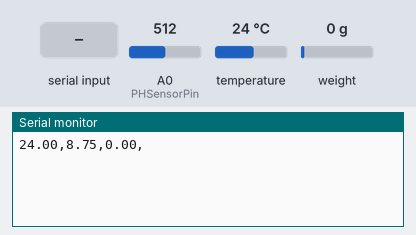
A sketch run on a simulated ESP8266 (NodeMCU). Parts: the last lines printed to the serial monitor. The test bench sets the inputs (shaded band); at power-on: temperature 24 °C, weight on the scale 0 g, A0 (PHSensorPin) = 512. EEPROM starts erased.

Above: at 3.6 s.
3.7 s: temperature set to 12 °C
At 4.7 s:
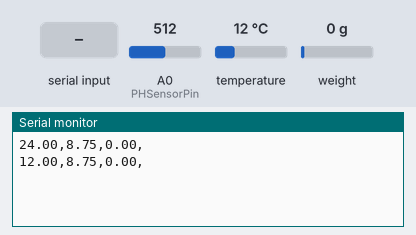
5.2 s: weight on the scale set to 100 g
At 6.5 s:
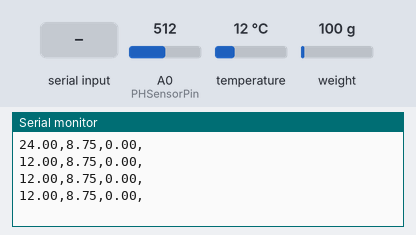
6.7 s: A0 (PHSensorPin) set to 716
At 7.4 s:
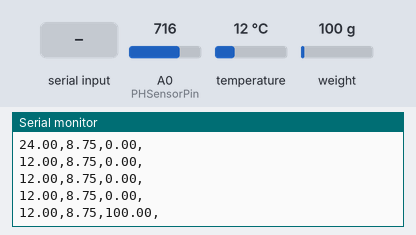
8.2 s: "t" received over Serial
9.7 s: temperature set to 19 °C
At 10.8 s:
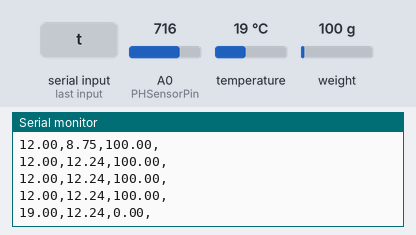
11.2 s: weight on the scale set to 1250 g
At 12.6 s:
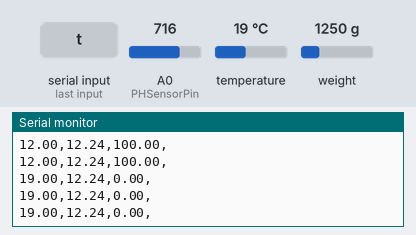
Timing chart, 0 to 13.7 s (numbered marks = the images above; inputs shaded):
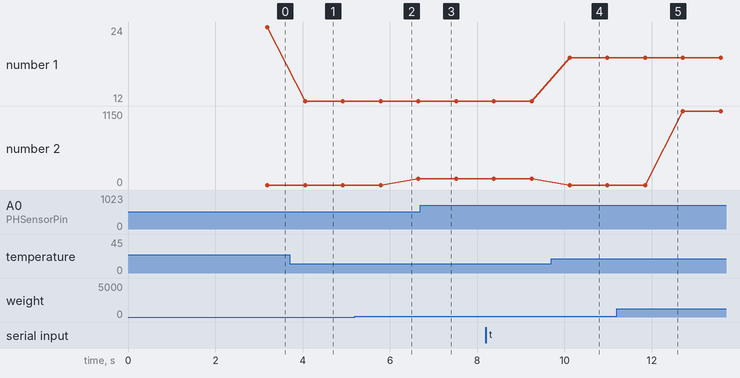

Measured:
- after the input at 3.7 s, the serial monitor: prints a new line after 0.36 s (image 1)
- after the input at 9.7 s, the serial monitor: prints a new line after 0.42 s (image 4)
- plotted number 1: 24 → 12 after the input at 3.7 s, 12 → 19 after the input at 9.7 s
- plotted number 2: 0 → 100 after the input at 5.2 s, 0 → 1150 after the input at 11.2 s

The sketch:

Arduino-Uno1.2.ino
```cpp
#include <HX711_ADC.h>
#include <EEPROM.h>
#include <OneWire.h>
#include <U8glib.h>
#include <stdlib.h>
#include <DallasTemperature.h>
String Final_Values1;

//**************LOADCELL***************
const int HX711_dout = 4; //mcu > HX711 dout pin
const int HX711_sck = 5; //mcu > HX711 sck pin

//HX711 constructor:
HX711_ADC LoadCell(HX711_dout, HX711_sck);

const int calVal_eepromAdress = 0;
long t;
float final1;

//**********ULTRASONIC SENSOR**********
//#define echoPin 6
//#define trigPin 7

//long duration;
//int distance;

//****************WATERTEMP************
#define ONE_WIRE_BUS 3

OneWire oneWire(ONE_WIRE_BUS);
DallasTemperature water_temp_probe(&oneWire);

//const char DEGREE_SYMBOL[] = { 0xB0, '\0' };
double water_temp=0;
double ideal_min_temperature = 28.00;
double ideal_max_temperature = 33.00;

//****************PH*******************
#define PHSensorPin A0
int buf[10],temp;
unsigned long int avgValue;

void setup()
{
 // pinMode (trigPin, OUTPUT);
  //pinMode (echoPin, INPUT);
  Serial.begin(9600); delay(10);
  water_temp_probe.begin();

  LoadCell.begin();
  float calibrationValue; // calibration value (see example file "Calibration.ino")
  calibrationValue = 696.0; // uncomment this if you want to set the calibration value in the sketch
#if defined(ESP8266)|| defined(ESP32)
  //EEPROM.begin(512); // uncomment this if you use ESP8266/ESP32 and want to fetch the calibration value from eeprom
#endif
  EEPROM.get(calVal_eepromAdress, calibrationValue); // uncomment this if you want to fetch the calibration value from eeprom

  long stabilizingtime = 2000; // preciscion right after power-up can be improved by adding a few seconds of stabilizing time
  boolean _tare = true; //set this to false if you don't want tare to be performed in the next step
  LoadCell.start(stabilizingtime, _tare);
  if (LoadCell.getTareTimeoutFlag()) {
    //Serial.println("Timeout, check MCU>HX711 wiring and pin designations");
    while (1);
  }
  else {
    LoadCell.setCalFactor(calibrationValue); // set calibration value (float)
    //Serial.println("Startup is complete");
  }
}

void loop() {


  static boolean newDataReady = 0;
  const int serialPrintInterval = 0; //increase value to slow down serial print activity

  // check for new data/start next conversion:
  if (LoadCell.update()) newDataReady = true;

  // get smoothed value from the dataset:
  if (newDataReady) {
    if (millis() > t + serialPrintInterval) {
      float i = LoadCell.getData();
      //Serial.print("Load_cell output val: ");
      //Serial.println(i);
      final1 = i;
      newDataReady = 0;
      t = millis();
    }
  }

  // receive command from serial terminal, send 't' to initiate tare operation:
  if (Serial.available() > 0) {
    float i;
    char inByte = Serial.read();
    if (inByte == 't') LoadCell.tareNoDelay();
  }

  // check if last tare operation is complete:
  if (LoadCell.getTareStatus() == true) {
    //Serial.println("Tare complete");
  }

//****************WATERTEMP************
  water_temp_probe.requestTemperatures();
  water_temp=water_temp_probe.getTempCByIndex(0);

    //**********ULTRASONIC SENSOR**********
   //Clears the trigPin condition
 // digitalWrite(trigPin, LOW);
 // delayMicroseconds(2);
   //Sets the trigPin HIGH (ACTIVE) for 10 microseconds
  //digitalWrite(trigPin, HIGH);
  //delayMicroseconds(10);
  //digitalWrite(trigPin, LOW);
   //Reads the echoPin, returns the sound wave travel time in microseconds
 // duration = pulseIn(echoPin, HIGH);
   //Calculating the distance
  //distance = duration * 0.034 / 10; // Speed of sound wave divided by 2 (go and back)
   //Displays the distance on the Serial Monitor

//****************PH*******************

for(int i=0;i<10;i++)       //Get 10 sample value from the sensor for smooth the value
  {
    buf[i]=analogRead(PHSensorPin);
    //delay(10);
  }
  for(int i=0;i<9;i++)        //sort the analog from small to large
  {
    for(int j=i+1;j<10;j++)
    {
      if(buf[i]>buf[j])
      {
        temp=buf[i];
        buf[i]=buf[j];
        buf[j]=temp;
      }
    }
  }
  avgValue=0;
  for(int i=2;i<8;i++)                      //take the average value of 6 center sample
  avgValue+=buf[i];
  float phValue=(float)avgValue*5.0/1024/6; //convert the analog into millivolt
  phValue=3.5*phValue;                      //convert the millivolt into pH value
  //Serial.print("ph: ");

  Final_Values1 = Final_Values1  + water_temp + ","  + phValue + "," + final1 + ",";
  Serial.println(Final_Values1);

  Final_Values1 = "";
  delay(100);
}
```
